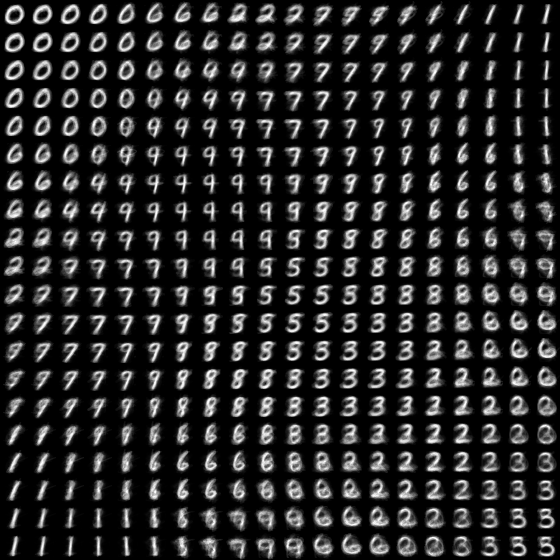

Source code (Python):
import numpy
from sklearn.decomposition import RandomizedPCA


class SOM():
    def __init__(self, x, y):        
        self.map = []
        self.n_neurons = x*y
        self.sigma = x
        self.template = numpy.arange(x*y).reshape(self.n_neurons,1)
        self.alpha = 0.6
        self.alpha_final = 0.1
        self.shape = [x,y]
        self.epoch = 0
        
    def train(self, X, iter, batch_size=1):
        if len(self.map) == 0:
            x,y = self.shape
            # first we initialize the map
            self.map = numpy.zeros((self.n_neurons, len(X[0])))
            
            # then we the pricipal components of the input data
            eigen = RandomizedPCA(10).fit_transform(X.T).T
            
            # then we set different point on the map equal to principal components to force diversification
            self.map[0] = eigen[0]
            self.map[y-1] = eigen[1]
            self.map[(x-1)*y] = eigen[2]
            self.map[x*y - 1] = eigen[3]
            for i in range(4, 10):
                self.map[numpy.random.randint(1, self.n_neurons)] = eigen[i]
                
        self.total = iter
        
        # coefficient of decay for learning rate alpha
        self.alpha_decay = (self.alpha_final/self.alpha)**(1.0/self.total)
        
        # coefficient of decay for gaussian smoothing
        self.sigma_decay = (numpy.sqrt(self.shape[0])/(4*self.sigma))**(1.0/self.total)
        
        samples = numpy.arange(len(X))
        numpy.random.shuffle(samples)
    
        for i in xrange(iter):
            idx = samples[i:i + batch_size]
            self.iterate(X[idx])
    
    def transform(self, X):
        # We simply compute the dot product of the input with the transpose of the map to get the new input vectors
        res = numpy.dot(numpy.exp(X),numpy.exp(self.map.T))/numpy.sum(numpy.exp(self.map), axis=1)
        res = res / (numpy.exp(numpy.max(res)) + 1e-8)
        return res
     
    def iterate(self, vector):  
        x, y = self.shape
        
        delta = self.map - vector
        
        # Euclidian distance of each neurons with the example
        dists = numpy.sum((delta)**2, axis=1).reshape(x,y)
        
        # Best maching unit
        idx = numpy.argmin(dists)
        print "Epoch ", self.epoch, ": ", (idx/x, idx%y), "; Sigma: ", self.sigma, "; alpha: ", self.alpha
        
        # Linearly reducing the width of Gaussian Kernel
        self.sigma = self.sigma*self.sigma_decay
        dist_map = self.template.reshape(x,y)     
        
        # Distance of each neurons in the map from the best matching neuron
        dists = numpy.sqrt((dist_map/x - idx/x)**2 + (numpy.mod(dist_map,x) - idx%y)**2).reshape(self.n_neurons, 1)
        #dists = self.template - idx
        
        # Applying Gaussian smoothing to distances of neurons from best matching neuron
        h = numpy.exp(-(dists/self.sigma)**2)      
         
        # Updating neurons in the map
        self.map -= self.alpha*h*delta
       
        # Decreasing alpha
        self.alpha = self.alpha*self.alpha_decay
        
        self.epoch = self.epoch + 1 
        
        
##################################################### 
#       EXAMPLE: TRAINING SOM ON MNIST DATA         #
#####################################################       
    
from PIL import Image
from tools import make_tile
import gzip
import cPickle

def load_mnist():   
    f = gzip.open("mnist/mnist.pkl.gz", 'rb')
    train, valid, test = cPickle.load(f)
    f.close()  
    return train[0][:20000],train[1][:20000]
    
def demo():
    # Get data
    X, y = load_mnist()
    cl = SOM(20, 20)
    cl.train(X, 2000)  
    
    # Plotting hidden units
    W = cl.map
    W = make_tile(W, img_shape= (28,28), tile_shape=(20,20))
    img = Image.fromarray(W)
    img.save("som_results.png")
    
    
    # creating new inputs
    X = cl.transform(X)
   
    # we can plot "landscape" 3d to view the map in 3d
    landscape = cl.transform(numpy.ones((1,28**2)))
    return cl.map, X, y,landscape
    
    
if __name__ == '__main__':
    demo()
